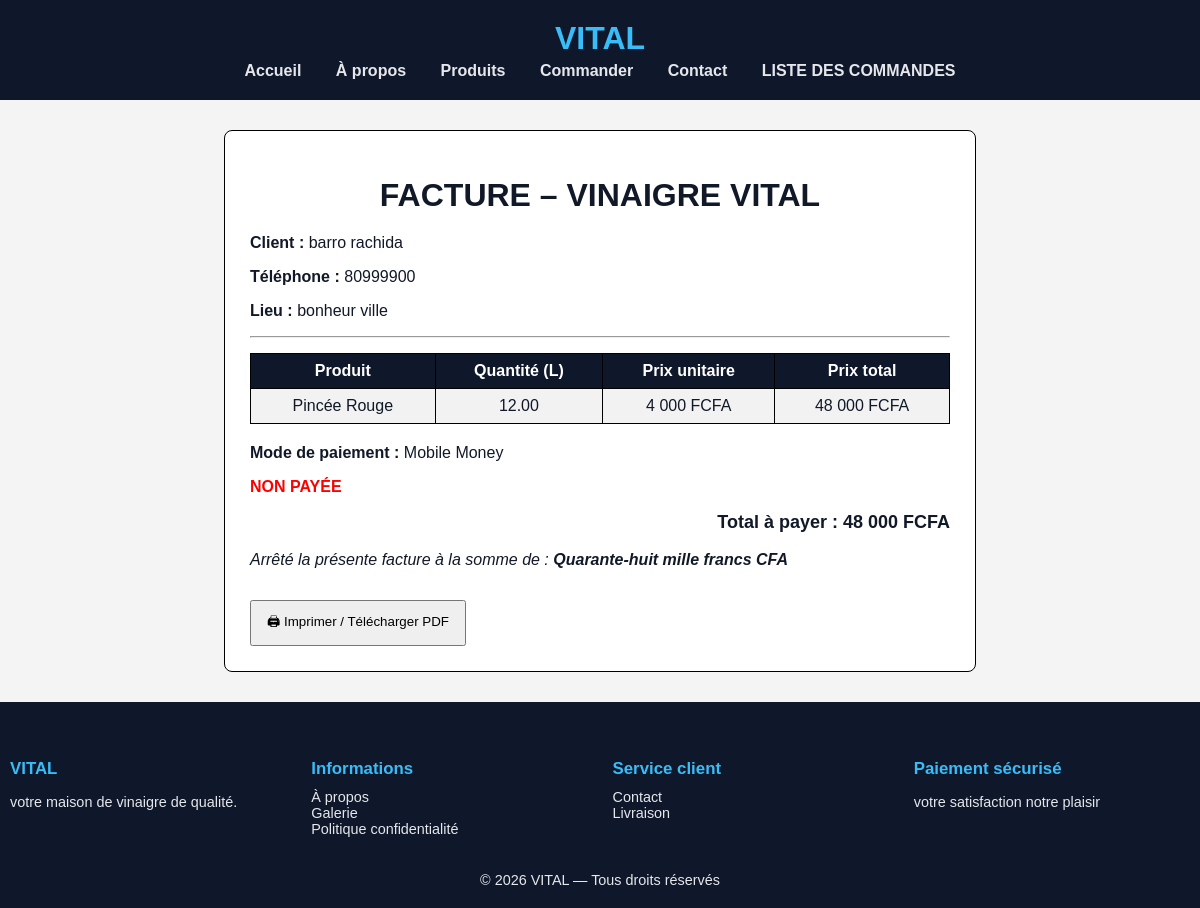
The app's page /facture.php?id=1 with its own data.
### tables this page shows
CREATE TABLE IF NOT EXISTS `livraisons` (
  `id` int NOT NULL AUTO_INCREMENT,
  `nom` varchar(100) NOT NULL,
  `prenom` varchar(100) NOT NULL,
  `telephone` varchar(20) NOT NULL,
  `lieu` varchar(255) NOT NULL,
  `libelle_produit` varchar(150) NOT NULL,
  `quantite` decimal(4,2) NOT NULL,
  `prix_unitaire` int NOT NULL,
  `prix_total` int NOT NULL,
  `statut` enum('NON PAYÉE','PAYÉE') DEFAULT 'NON PAYÉE',
  `mode_paiement` enum('Espèces','Mobile Money','Carte bancaire','Autre') DEFAULT 'Espèces',
  `date_commande` timestamp NULL DEFAULT CURRENT_TIMESTAMP,
  PRIMARY KEY (`id`)
);

### facture.php (the view, shortened to what this page needs)
<?php
include 'config.php';
$id = intval($_GET['id']);
$stmt = $pdo->prepare("SELECT * FROM livraisons WHERE id=?");
$stmt->execute([$id]);
$commande = $stmt->fetch(PDO::FETCH_ASSOC);
$fmt = new NumberFormatter("fr", NumberFormatter::SPELLOUT);
$total_lettres = ucfirst($fmt->format($commande['prix_total'])) . " francs CFA";
?>
<!DOCTYPE html>
<html lang="fr">
<head>
<link rel="stylesheet" href="style.css">
</head>
<body>
<?php include 'header.php'; ?>
<div class="facture">
    <h1>FACTURE – VINAIGRE VITAL</h1>
    <p><strong>Client :</strong> <?= $commande['nom'].' '.$commande['prenom'] ?></p>
    <p><strong>Téléphone :</strong> <?= $commande['telephone'] ?></p>
    <p><strong>Lieu :</strong> <?= $commande['lieu'] ?></p>
    <hr>
    <table class="table-facture">
        <tr>
            <th>Produit</th>
            <th>Quantité (L)</th>
            <th>Prix unitaire</th>
            <th>Prix total</th>
        </tr>
        <tr>
            <td><?= $commande['libelle_produit'] ?></td>
            <td><?= $commande['quantite'] ?></td>
            <td><?= number_format($commande['prix_unitaire'],0,","," ") ?> FCFA</td>
            <td><?= number_format($commande['prix_total'],0,","," ") ?> FCFA</td>
        </tr>
    </table>
    <p><strong>Mode de paiement :</strong> <?= $commande['mode_paiement'] ?></p>
    <p class="statut <?= $commande['statut']=='PAYÉE'?'paye':'non-paye' ?>">
        <?= $commande['statut'] ?>
    </p>
    <p class="total">
        Total à payer : <?= number_format($commande['prix_total'],0,","," ") ?> FCFA
    </p>
    <p class="total-lettres">
        Arrêté la présente facture à la somme de :
        <strong><?= $total_lettres ?></strong>
    </p>
    <button onclick="window.print()">🖨 Imprimer / Télécharger PDF</button>
</div>
<?php include 'pied_de_page.php'; ?>
</body>
</html>

### style.css (style rules this page uses)
body { font-family: Arial, sans-serif; margin:0; padding:0; background:#f9fafb; color:#111827; }
.table-commandes, .table-facture { width:100%; border-collapse:collapse; margin:20px 0; }
.table-commandes th, .table-commandes td, .table-facture th, .table-facture td { border:1px solid #ccc; padding:10px; }
.table-commandes th, .table-facture th { background:#0f172a; color:white; text-align:left; }
.table-commandes tr:nth-child(even), .table-facture tr:nth-child(even) { background:#f2f2f2; }
.non-paye { color:red; font-weight:bold; }
.facture { max-width:700px; margin:30px auto; padding:20px; border:1px solid #ccc; background:#fff; border-radius:8px; }
.facture h1, .facture h3 { text-align:center; }
.total { text-align:right; font-weight:bold; margin-top:15px; }
.total { font-size: 18px; font-weight: bold; margin-top: 15px; }
.total-lettres { margin-top: 10px; font-style: italic; }
body { font-family: Arial, sans-serif; background: #f4f4f4; }
.facture { max-width: 700px; margin: 30px auto; background: #fff; padding: 25px; border: 1px solid #000; }
h1 { text-align: center; margin-bottom: 20px; }
.table-facture { width: 100%; border-collapse: collapse; margin-top: 15px; }
.table-facture th, .table-facture td { border: 1px solid #000; padding: 8px; text-align: center; }
.total-lettres { margin-top: 8px; font-style: italic; }
.non-paye { color: red; font-weight: bold; }
button { margin-top: 15px; padding: 10px 15px; cursor: pointer; }
.facture { max-width:700px; margin:30px auto; background:#fff; padding:25px; border:1px solid #000; }
h1 { text-align:center; margin-bottom:20px; }
.table-facture { width:100%; border-collapse:collapse; margin-top:15px; }
.table-facture th, .table-facture td { border:1px solid #000; padding:8px; text-align:center; }
.total { font-size:18px; font-weight:bold; margin-top:15px; }
.total-lettres { margin-top:8px; font-style:italic; }

### records on screen
livraisons: nom "barro", prenom "rachida", telephone "80999900", lieu "bonheur ville", libelle_produit "Pincée Rouge", quantite "12.00", prix_unitaire "4 000", prix_total "48 000", mode_paiement "Mobile Money", statut "NON PAYÉE", prix_total "Quarante-huit mille francs CFA"
